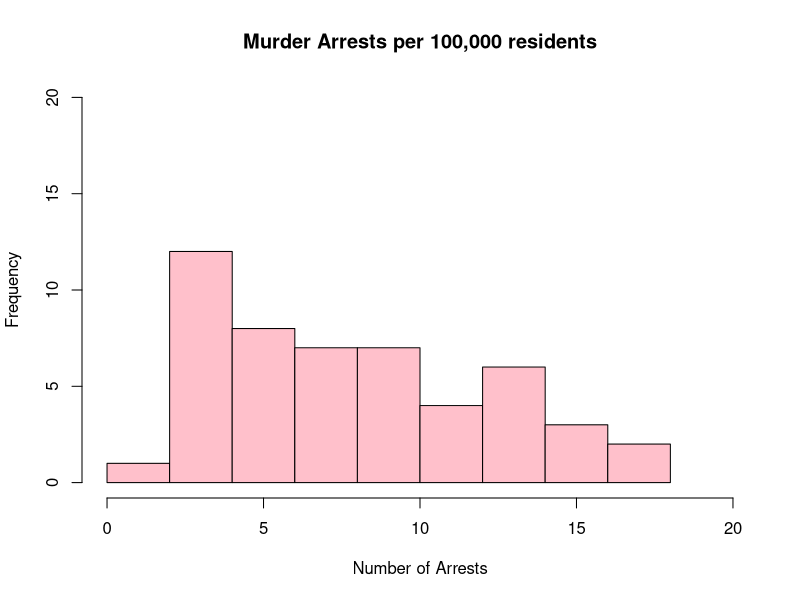
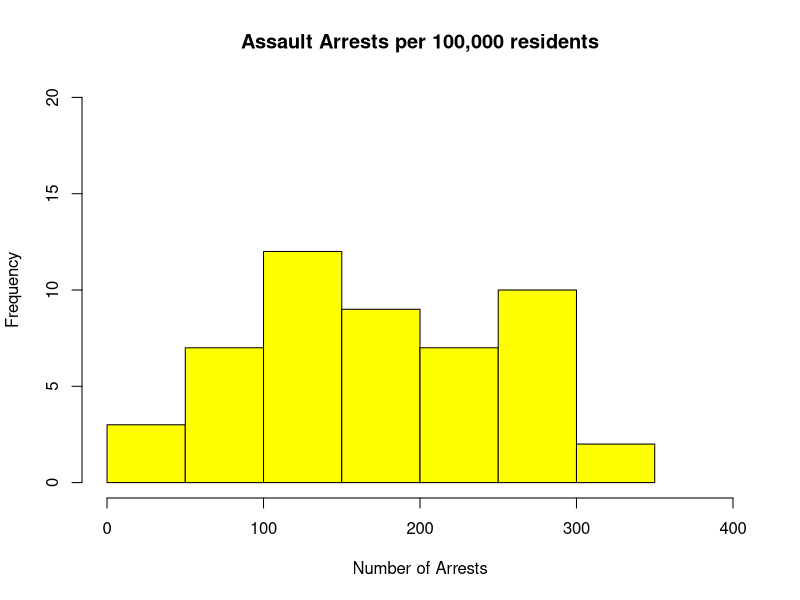
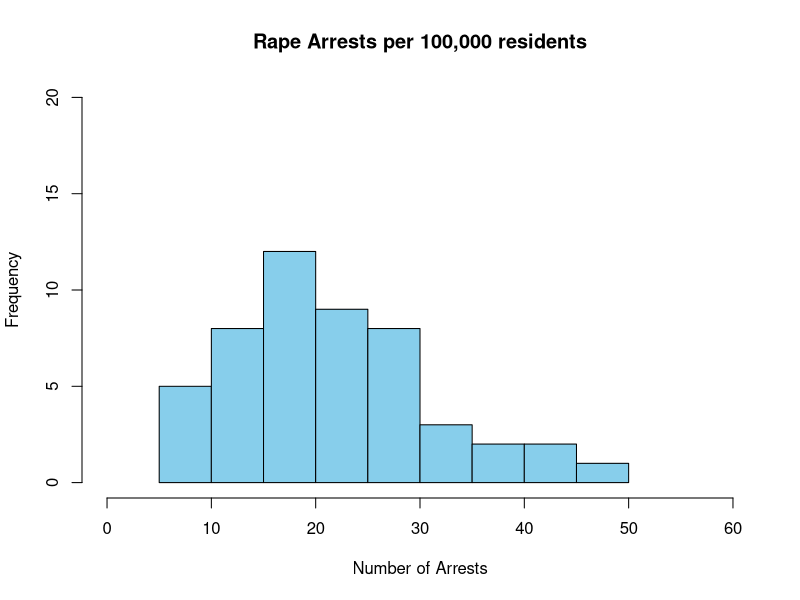
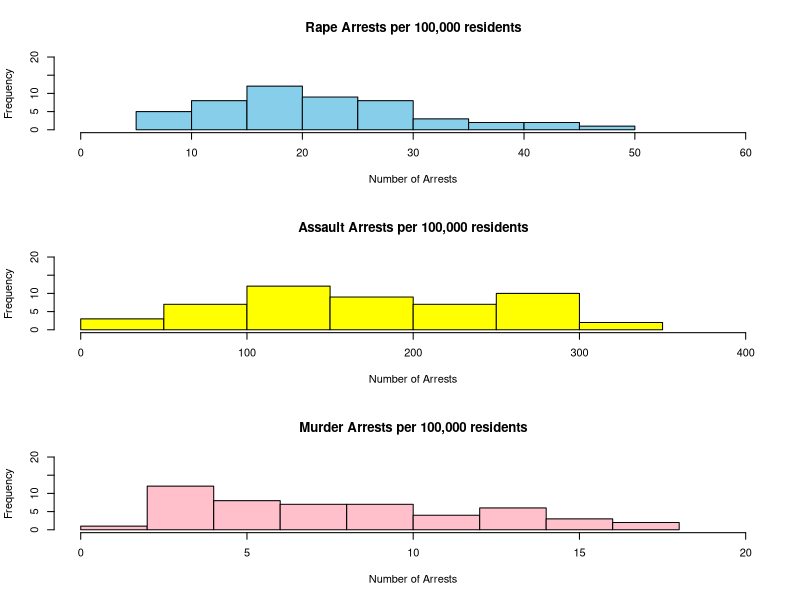

Write R code to recreate these figures, in order.
## ---- chunk 1
library(datasets)
#This command loads the data set. 
## ---- chunk 2
dat<-USArrests
#This command renames our data set "USArrests" as dat. Renaming USArrests as dat makes the name shorter and easier to use. 
## ---- chunk 3
names(dat)
## ---- chunk 4
hist(dat$Murder, main='Murder Arrests per 100,000 residents', xlab="Number of Arrests", ylab="Frequency", xlim=c(0,20), ylim=c(0,20),col="pink",breaks=10)

## ---- chunk 5
summary(dat)
## ---- chunk 6
hist(dat$Assault, main='Assault Arrests per 100,000 residents', xlab="Number of Arrests", ylab="Frequency", col="yellow", xlim=c(0,400), ylim=c(0,20),)
#The average number of assault arrests per 100,000 residents is 170.8.  The median for this data set is 159.0.  
## ---- chunk 7
#Histogram of Rape Arrests per 100,000 Residents 
hist(dat$Rape, main='Rape Arrests per 100,000 residents', xlab="Number of Arrests", ylab="Frequency", col="sky blue", xlim=c(0,60), ylim=c(0,20))
#The average number of rape arrests per 100,000 residents is 21.23 and the median for this data set is 20.10.  
## ---- chunk 8
par(mfrow=c(3,1))
hist(dat$Rape, main='Rape Arrests per 100,000 residents', xlab="Number of Arrests", ylab="Frequency", col="sky blue", xlim=c(0,60), ylim=c(0,20))
hist(dat$Assault, main='Assault Arrests per 100,000 residents', xlab="Number of Arrests", ylab="Frequency", col="yellow", xlim=c(0,400), ylim=c(0,20),)
hist(dat$Murder, main='Murder Arrests per 100,000 residents', xlab="Number of Arrests", ylab="Frequency", xlim=c(0,20), ylim=c(0,20),col="pink",breaks=10)
## ---- chunk 9
#install.packages("ggplot2")
#install.packages("maps")
#'maps' and 'ggplot2' were already downloaded, so I was getting an error message when I had the code in for it.
